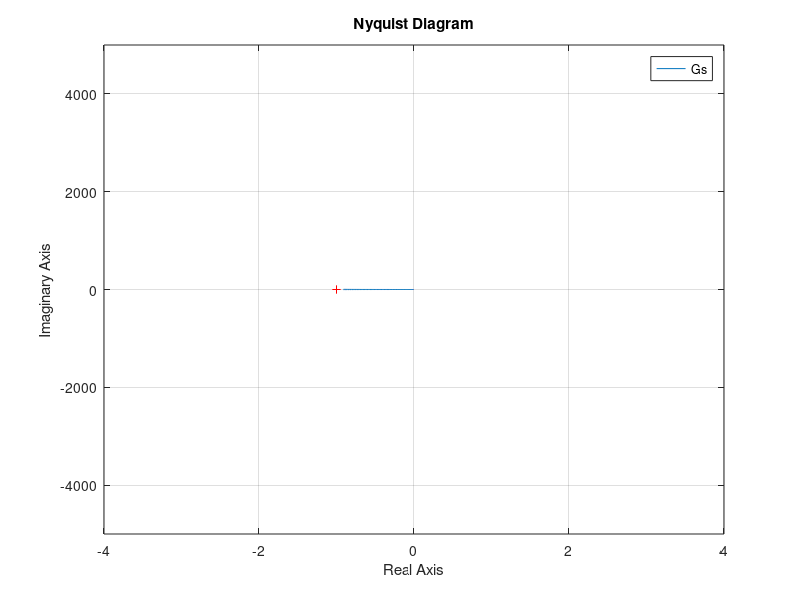
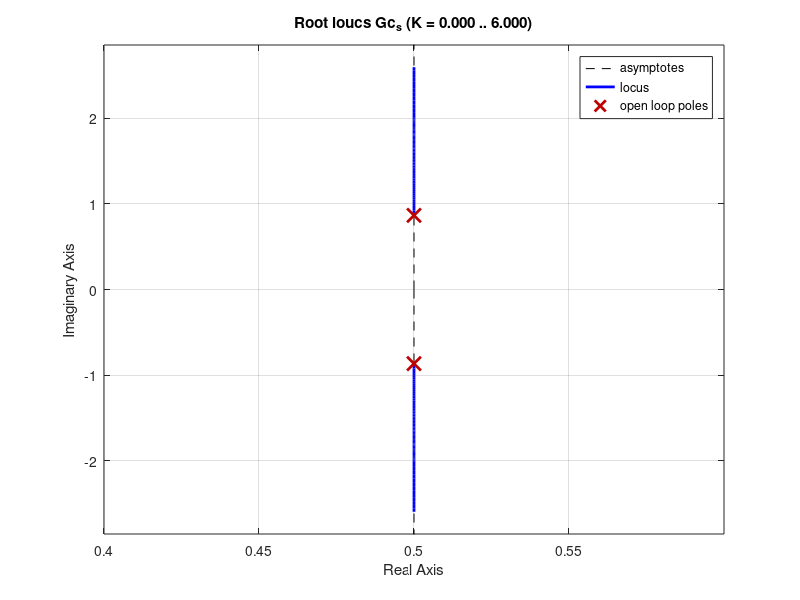

MATLAB code to generate these figures, in order:
clear all;clc;
Gs = zpk([],[0 1],1);
figure(1);
nyquist(Gs);
axis([-4 4 -5000 5000]);
Gc_s = feedback(Gs,1);
figure(2);
rlocus(Gc_s);